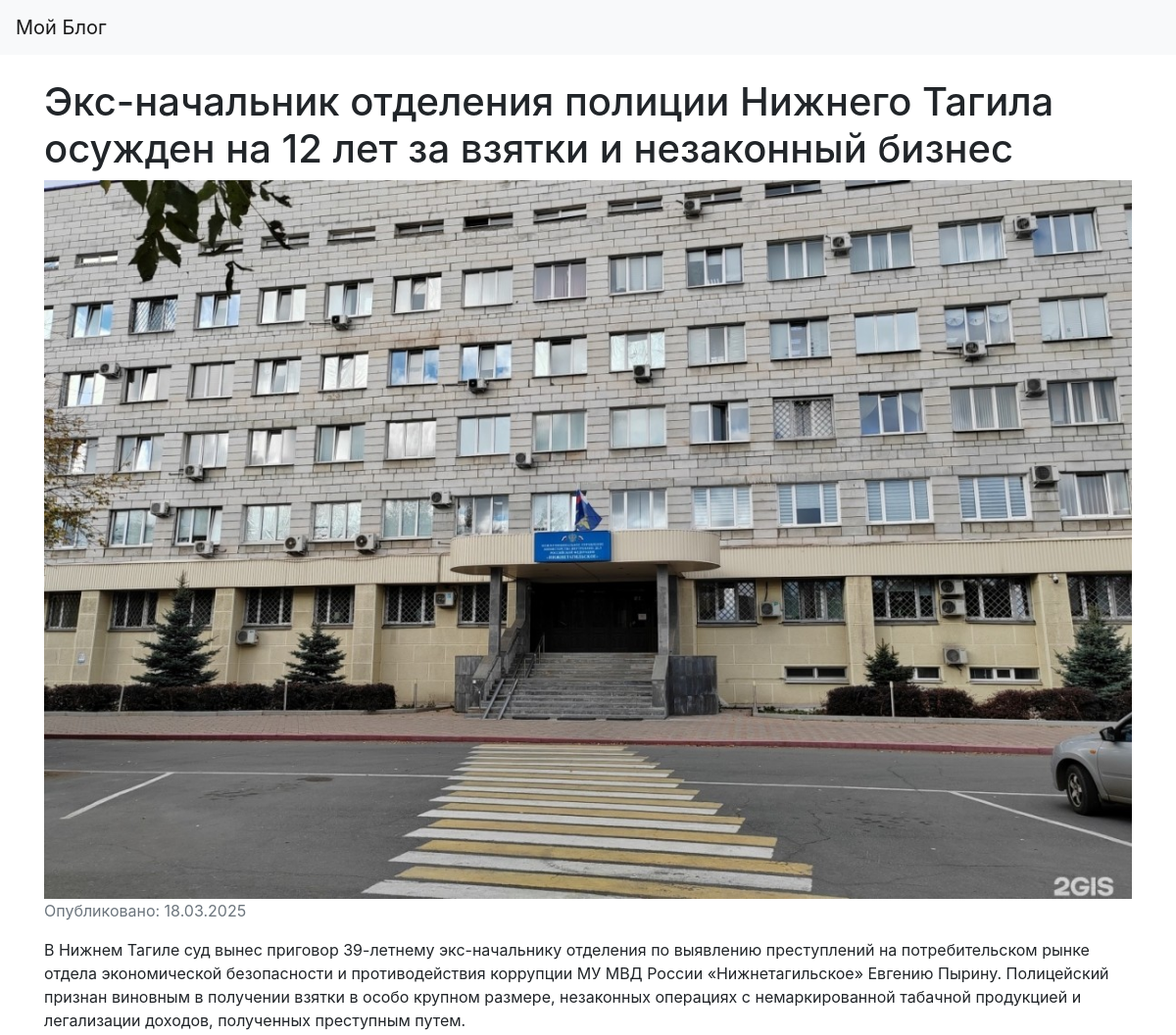
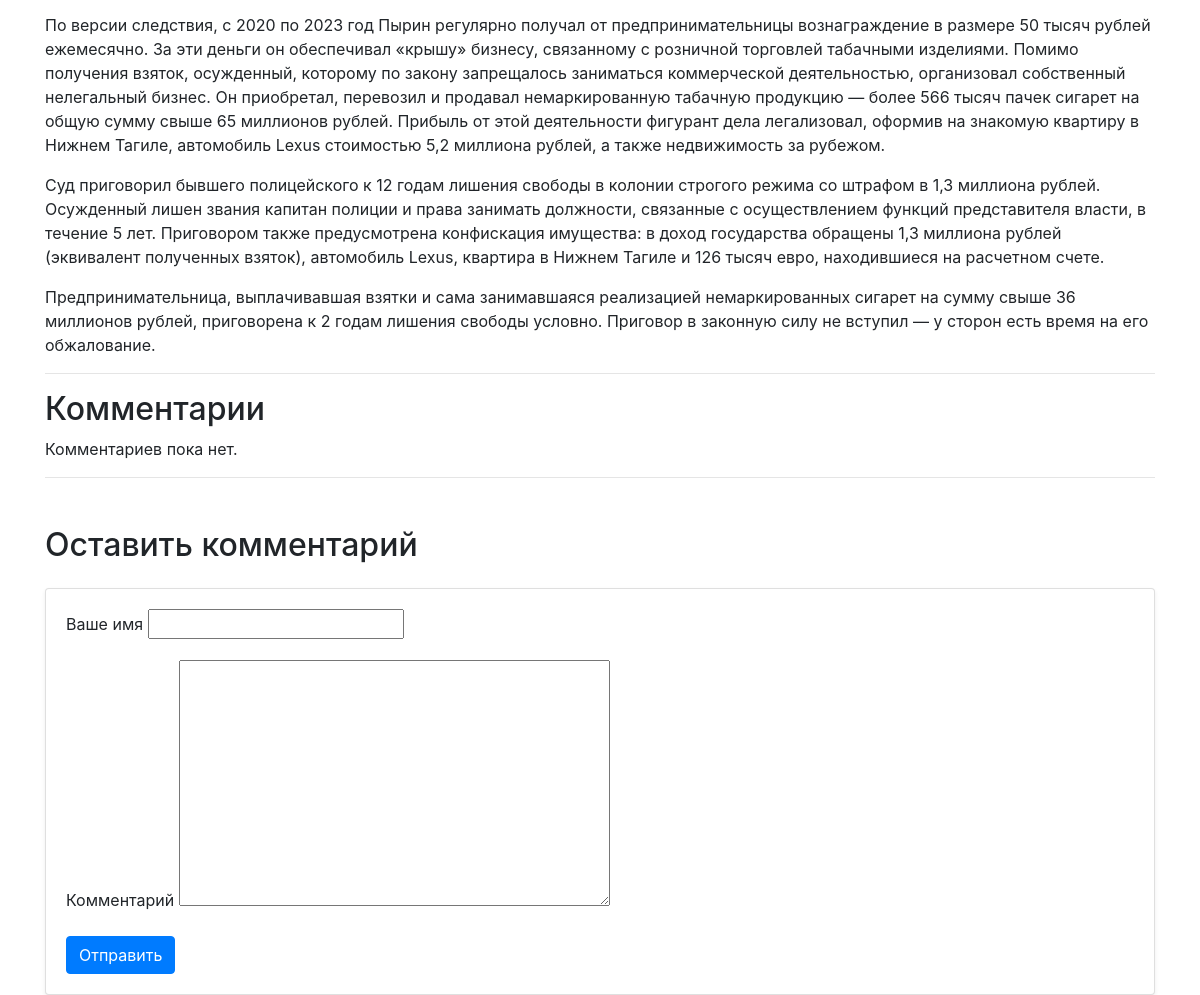
The page /article/eks-nachalnik-otdeleniya-policii-nizhnego-tagila-osuzhden-na-12-let-za-vzyatki-i-nezakonnyj-biznes/ on the database its author committed (2 pictures, top to bottom).
### blog/models.py (models this page shows, shortened)
class Article(models.Model):
    title = models.CharField("Название", max_length=200)
    slug = models.SlugField("Слаг", max_length=200, unique=True)
    content = models.TextField("Содержимое")
    published_date = models.DateTimeField("Дата публикации", default=timezone.now)
    image = models.ImageField("Изображение", upload_to='articles/', blank=True, null=True)
    category = models.ForeignKey('Category', verbose_name="Категория", on_delete=models.SET_NULL, null=True, blank=True, related_name='articles')
    class Meta:
        verbose_name = "Статья"
        verbose_name_plural = "Статьи"

### blog/views.py (the view)
# urls.py: path('article/<slug:slug>/', views.article_detail, name='article_detail'),
def article_detail(request, slug):
    article = get_object_or_404(Article, slug=slug)
    comments = article.comments.filter(approved=True)
    if request.method == 'POST':
        form = CommentForm(request.POST)
        if form.is_valid():
            comment = form.save(commit=False)
            comment.article = article
            comment.save()
            return redirect(article.get_absolute_url())
    else:
        form = CommentForm()
    return render(request, 'blog/article_detail.html', {
        'article': article,
        'comment_form': form,
        'comments': comments,
    })

### blog/forms.py
class CommentForm(forms.ModelForm):
    class Meta:
        model = Comment
        fields = ['author', 'content']
        labels = {
            'author': 'Имя',
            'content': 'Комментарий'
        }

### blog/templates/blog/article_detail.html (shortened to what this page needs)
{% extends "base.html" %}
{% block content %}
  <article>
    <h1>{{ article.title }}</h1>
    {% if article.image %}
      <img src="{{ article.image.url }}" class="img-fluid" alt="{{ article.title }}">
    {% endif %}
    <p class="text-muted">Опубликовано: {{ article.published_date|date:"d.m.Y" }}</p>
    <div>{{ article.content|linebreaks }}</div>
  </article>
  <hr>
  <section id="comments">
    <h2>Комментарии</h2>
    {% for comment in article.comments.all %}
      <div class="mb-3">
        <strong>{{ comment.author }}</strong> <small>{{ comment.created_date|date:"d.m.Y H:i" }}</small>
        <p>{{ comment.content }}</p>
      </div>
    {% empty %}
      <p>Комментариев пока нет.</p>
    {% endfor %}
  </section>
  <hr>
  <section id="add-comment" class="mt-5">
    <h2 class="mb-4">Оставить комментарий</h2>
    <div class="card shadow-sm">
      <div class="card-body">
        <form method="post">
          <div class="mb-3">
            <label for="id_author" class="form-label">Ваше имя</label>
            {{ comment_form.author }}
          </div>
          <div class="mb-3">
            <label for="id_content" class="form-label">Комментарий</label>
            {{ comment_form.content }}
          </div>
          <button type="submit" class="btn btn-primary">Отправить</button>
        </form>
      </div>
    </div>
  </section>
{% endblock %}

### rows shown on the page
Article: title "Экс-начальник отделения полиции Нижнего Тагила осужден на 12 лет за взятки и незаконный бизнес", image (picture), published_date "18.03.2025", content "В Нижнем Тагиле суд вынес приговор 39-летнему экс-начальнику отделения по выявлению преступлений на потребительском рынке отдела экономической безопасности и противодействия коррупции МУ МВД России «Нижнетагильское» Евгению Пырину. Полицейский признан виновным в получении взятки в особо крупном размере, незаконных операциях с немаркированной табачной продукцией и легализации доходов, полученных преступным путем. По версии следствия, с 2020 по 2023 год Пырин регулярно получал от предпринимательницы вознаграждение в размере 50 тысяч рублей ежемесячно. За эти деньги он обеспечивал «крышу» бизнесу, связанному с розничной торговлей табачными изделиями. Помимо получения взяток, осужденный,…"
